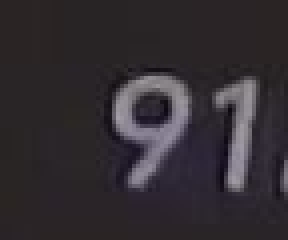
#> input picture test.JPG, 72 x 60 px, given in place of daejeon_night.mp4, which was not available (shown 4 times larger)
$ python test_daejon.py
#> lines starting #> are read from the running program, lines starting #| are printed output that depends on the picture; after the words box and inside, x2 and y2 are one past the last pixel; in counts of white or black regions, pixels touching at a corner belong together; pictures that were not available may be replaced by others from this repository, and a replacement may not be noted
#> further down, frame is the input picture: shape (60, 72, 3); mean B, G, R 50.2, 45.4, 50.7
### problem_solved/functions_daejon.py
import numpy as np
import cv2
import pandas as pd
import sys


#Functions
# [30 lines left out: functions converter, hsv_green, hsv_white, not called in this run]

def draw_rec(frame,name,x,y,h,w):
#> called with name = 'Current Time', x = 18, y = 41, h = 90, w = 863
    rec = cv2.rectangle(frame, (x,y), (x+w, y+h), (0,255,0), 2)
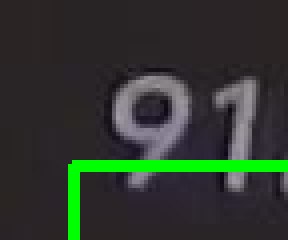
#> rec: shape (60, 72, 3) (shown 4 times larger); mean B, G, R 47.2, 55.6, 47.9
    rec = cv2.putText(rec, name, (x, y-10), cv2.FONT_HERSHEY_SIMPLEX, 0.7, (36,255,12), 1)
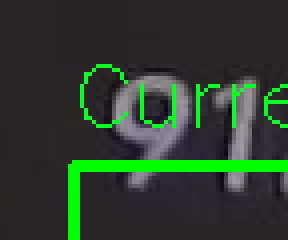
#> rec: shape (60, 72, 3) (shown 4 times larger); 2.59% of pixels changed, all inside (x1, y1, x2, y2) = (20, 16, 72, 32)
    return rec


# [49 lines left out: function speed_digit_recognizer, not called in this run]


def date_time_recognizer(image,x,y,h,w):
#> (the run stopped early here; a loop or call above may not have finished)

$ run again, on 213-tile-copy.jpg
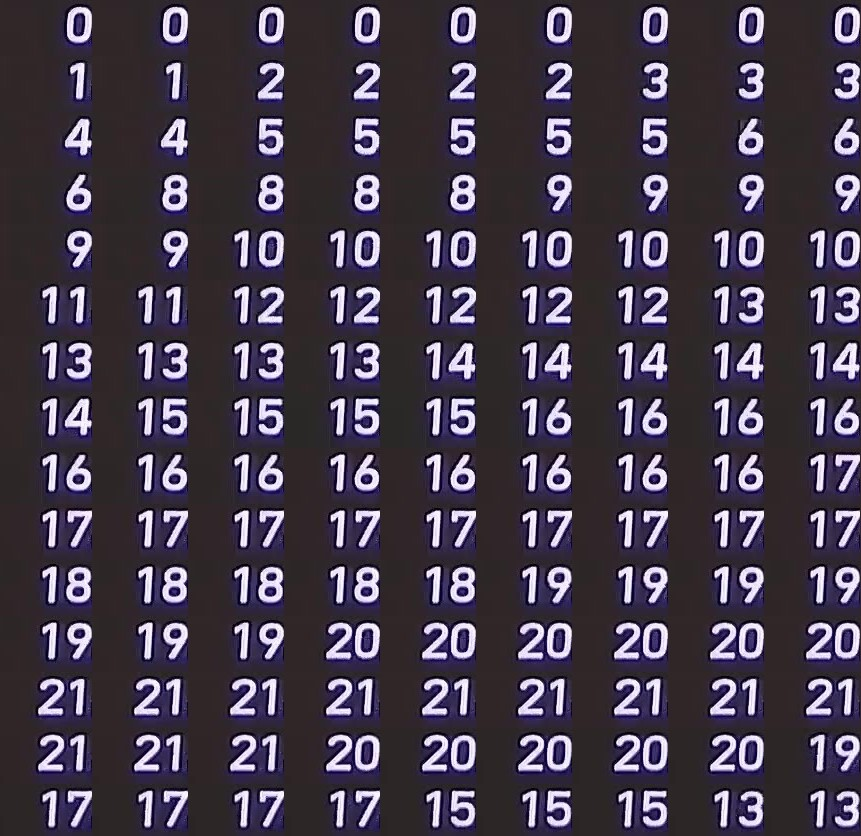
#> input picture 213-tile-copy.jpg, 861 x 836 px, given in place of daejeon_night.mp4, which was not available
#> frame is the input picture: shape (836, 861, 3); mean B, G, R 74.7, 60.4, 69.2
#> in draw_rec, `rec = cv2.putText(rec, name, (x, y-10), cv2.FONT_HERSHEY_SIMPLEX, 0.7,..`:
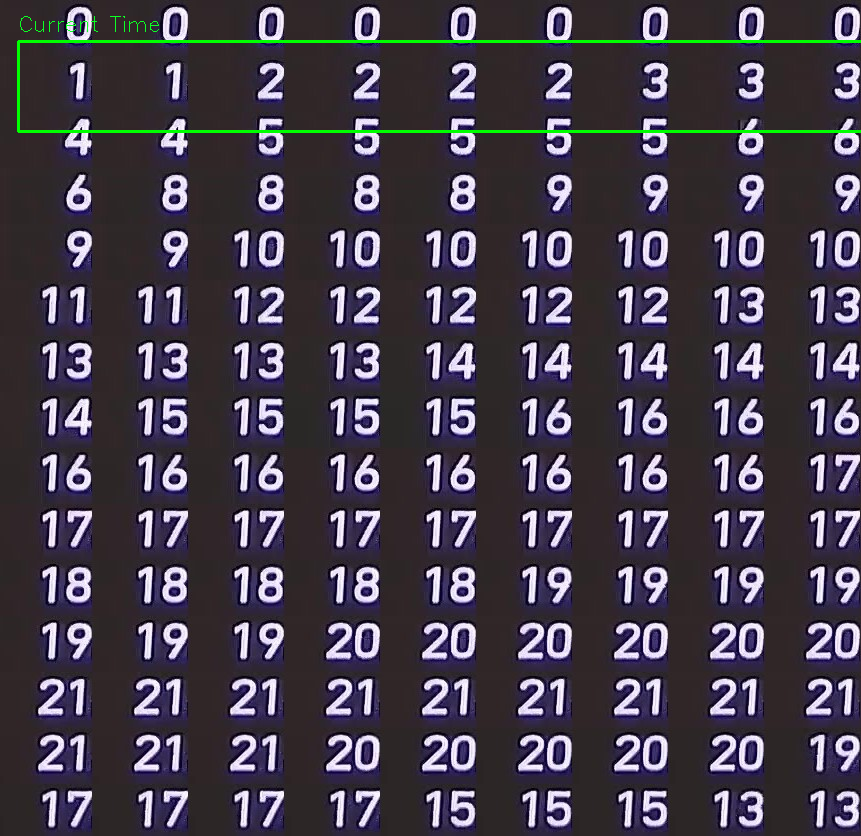
#> rec: shape (836, 861, 3); mean B, G, R 74.2, 61.9, 68.6

$ run again, on 213-tile.jpg
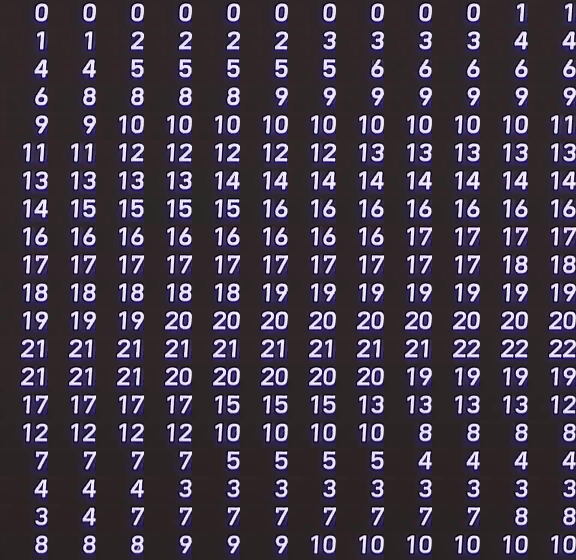
#> input picture 213-tile.jpg, 1152 x 1120 px, given in place of daejeon_night.mp4, which was not available (shown at 1/2 size)
#> frame is the input picture: shape (1120, 1152, 3); mean B, G, R 71.6, 58, 66.6
#> in draw_rec, `rec = cv2.putText(rec, name, (x, y-10), cv2.FONT_HERSHEY_SIMPLEX, 0.7,..`:
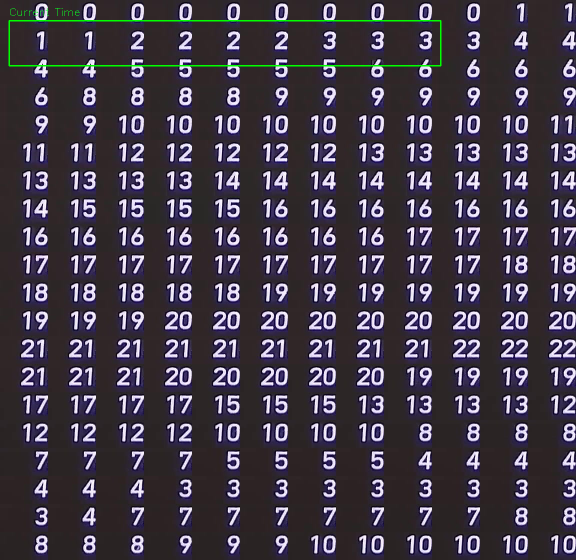
#> rec: shape (1120, 1152, 3) (shown at 1/2 size); mean B, G, R 71.3, 58.9, 66.3

$ run again, on speedimg_fortraining.png
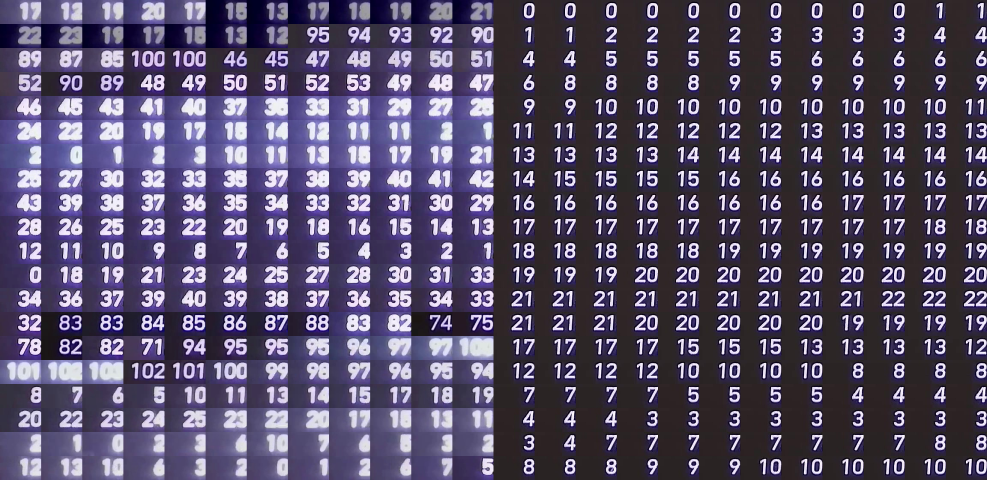
#> input picture speedimg_fortraining.png, 1974 x 960 px, given in place of daejeon_night.mp4, which was not available (shown at 1/2 size)
#> frame is the input picture: shape (960, 1974, 3); mean B, G, R 104.3, 78.2, 86.8
#> in draw_rec, `rec = cv2.putText(rec, name, (x, y-10), cv2.FONT_HERSHEY_SIMPLEX, 0.7,..`:
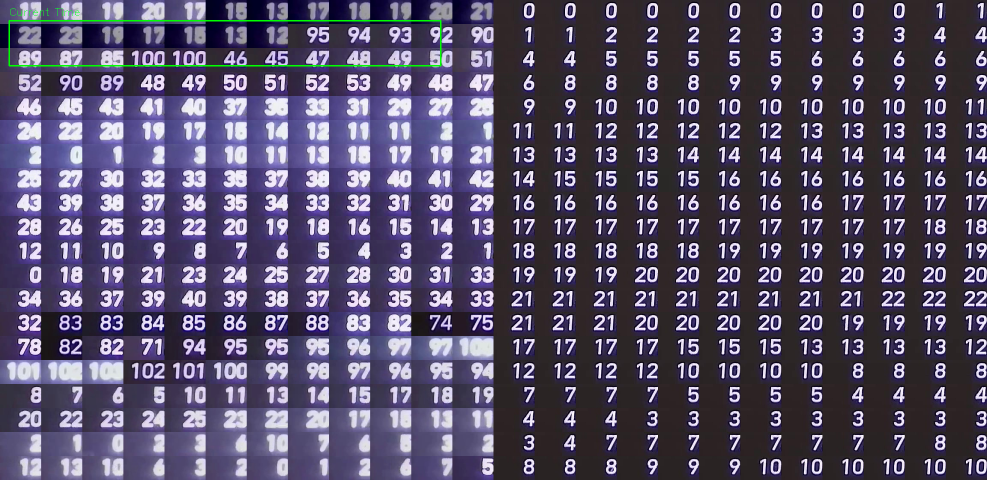
#> rec: shape (960, 1974, 3) (shown at 1/2 size); mean B, G, R 104, 78.8, 86.6
